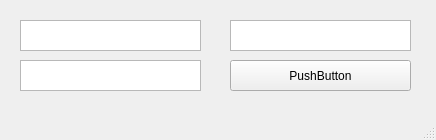
<?xml version="1.0" encoding="UTF-8"?>
<ui version="4.0">
 <class>MainWindow</class>
 <widget class="QMainWindow" name="MainWindow">
  <property name="geometry">
   <rect>
    <x>0</x>
    <y>0</y>
    <width>436</width>
    <height>140</height>
   </rect>
  </property>
  <property name="windowTitle">
   <string>MainWindow</string>
  </property>
  <widget class="QWidget" name="centralwidget">
   <widget class="QTextEdit" name="textEdit">
    <property name="geometry">
     <rect>
      <x>20</x>
      <y>20</y>
      <width>181</width>
      <height>31</height>
     </rect>
    </property>
   </widget>
   <widget class="QTextEdit" name="textEdit_2">
    <property name="geometry">
     <rect>
      <x>20</x>
      <y>60</y>
      <width>181</width>
      <height>31</height>
     </rect>
    </property>
   </widget>
   <widget class="QTextEdit" name="textEdit_3">
    <property name="geometry">
     <rect>
      <x>230</x>
      <y>20</y>
      <width>181</width>
      <height>31</height>
     </rect>
    </property>
   </widget>
   <widget class="QPushButton" name="pushButton">
    <property name="geometry">
     <rect>
      <x>230</x>
      <y>60</y>
      <width>181</width>
      <height>31</height>
     </rect>
    </property>
    <property name="text">
     <string>PushButton</string>
    </property>
   </widget>
  </widget>
  <widget class="QMenuBar" name="menubar">
   <property name="geometry">
    <rect>
     <x>0</x>
     <y>0</y>
     <width>436</width>
     <height>22</height>
    </rect>
   </property>
  </widget>
  <widget class="QStatusBar" name="statusbar"/>
 </widget>
 <resources/>
 <connections/>
</ui>
